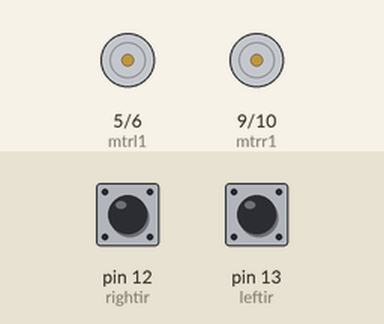
Bench run of a sketch on a simulated Arduino Uno, built with avr-gcc and run on an emulated ATmega328P. Parts: motor-driver pin pairs drawn as motors (green arrow = first pin HIGH = forward, orange = second pin HIGH = backward, longer = more drive). The test bench sets the inputs (shaded band); at power-on: pin 12 (rightir) HIGH, pin 13 (leftir) HIGH.

Above: at 1.2 s.
1.3 s: pin 12 (rightir) pulled LOW for 0.15 s
At 1.37 s:
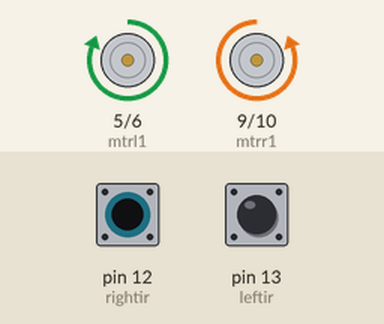
2.9 s: pin 13 (leftir) pulled LOW for 0.15 s
At 2.97 s:
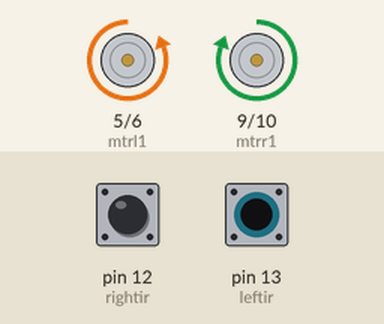
4.5 s: pin 13 (leftir) pulled LOW for 3.2 s
At 8.5 s:
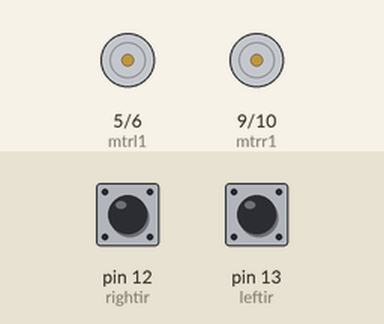
9.2 s: pin 12 (rightir) pulled LOW for 3.2 s
At 9.6 s:
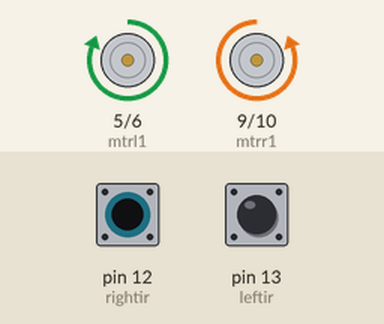
13.9 s: pin 12 (rightir) driven LOW and pin 13 (leftir) driven LOW
At 14.4 s:
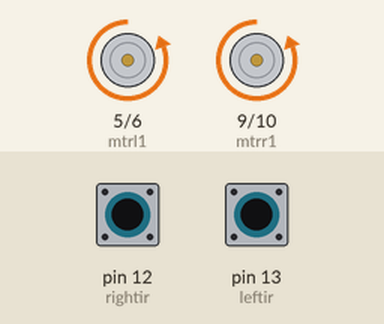
Timing chart, 0 to 16.4 s (numbered marks = the images above; inputs shaded):
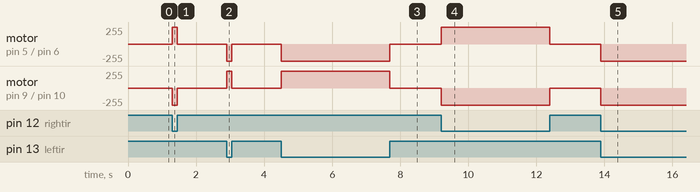

Measured:
- after the input at 1.3 s, motor on pin 5 (mtrl1) / pin 6 (mtrl2): stopped → forward 255/255 at once, → stopped 0.15 s later; motor on pin 9 (mtrr1) / pin 10 (mtrr2): stopped → backward 255/255 at once, → stopped 0.15 s later
- after the input at 2.9 s, motor on pin 5 (mtrl1) / pin 6 (mtrl2): stopped → backward 255/255 at once, → stopped 0.15 s later; motor on pin 9 (mtrr1) / pin 10 (mtrr2): stopped → forward 255/255 at once, → stopped 0.15 s later
- after the input at 4.5 s, motor on pin 5 (mtrl1) / pin 6 (mtrl2): stopped → backward 255/255 at once, → stopped 3.2 s later; motor on pin 9 (mtrr1) / pin 10 (mtrr2): stopped → forward 255/255 at once, → stopped 3.2 s later
- after the input at 9.2 s, motor on pin 5 (mtrl1) / pin 6 (mtrl2): stopped → forward 255/255 at once, → stopped 3.2 s later; motor on pin 9 (mtrr1) / pin 10 (mtrr2): stopped → backward 255/255 at once, → stopped 3.2 s later
- after the input at 13.9 s, motor on pin 5 (mtrl1) / pin 6 (mtrl2), motor on pin 9 (mtrr1) / pin 10 (mtrr2): stopped → backward 255/255 at once

The sketch:

RC_car.ino
```cpp
int leftir=13;
int rightir=12;
int mtrr1=9;
int mtrr2=10;
int mtrl1=5;
int mtrl2=6;
int m,n;

void setup() {
Serial.begin(9600);
pinMode(leftir,INPUT);
pinMode(rightir,INPUT);
pinMode(mtrr1,OUTPUT);
pinMode(mtrr2,OUTPUT);
pinMode(mtrl1,OUTPUT);
pinMode(mtrl2,OUTPUT);
}

void loop() {
m=digitalRead(leftir);
n=digitalRead(rightir);
if(m==0 && n==0)
{
  digitalWrite(mtrr1,LOW);     //FORWARD
  digitalWrite(mtrr2,HIGH);
  digitalWrite(mtrl1,LOW);
  digitalWrite(mtrl2,HIGH);
}
else if(m==1 && n==0)
{
  digitalWrite(mtrr1,LOW);     //LEFTWARD
  digitalWrite(mtrr2,HIGH);
  digitalWrite(mtrl1,HIGH);
  digitalWrite(mtrl2,LOW);
}
else if(m==0 && n==1)
{
  digitalWrite(mtrr1,HIGH);    //RIGHTWARD
  digitalWrite(mtrr2,LOW);
  digitalWrite(mtrl1,LOW);
  digitalWrite(mtrl2,HIGH);
}
else if(m==1 && n==1)
{
  digitalWrite(mtrr1,LOW);     //STOP
  digitalWrite(mtrr2,LOW);
  digitalWrite(mtrl1,LOW);
  digitalWrite(mtrl2,LOW);
}
}
```
